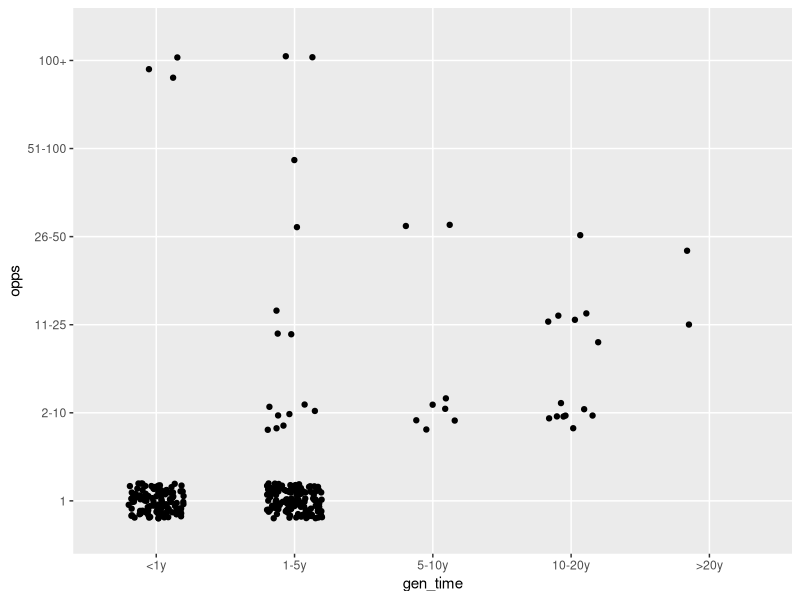
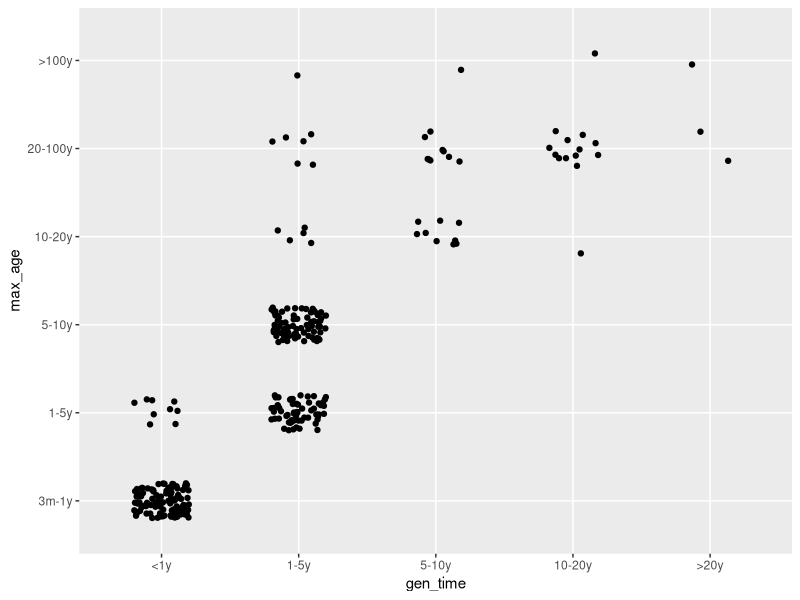
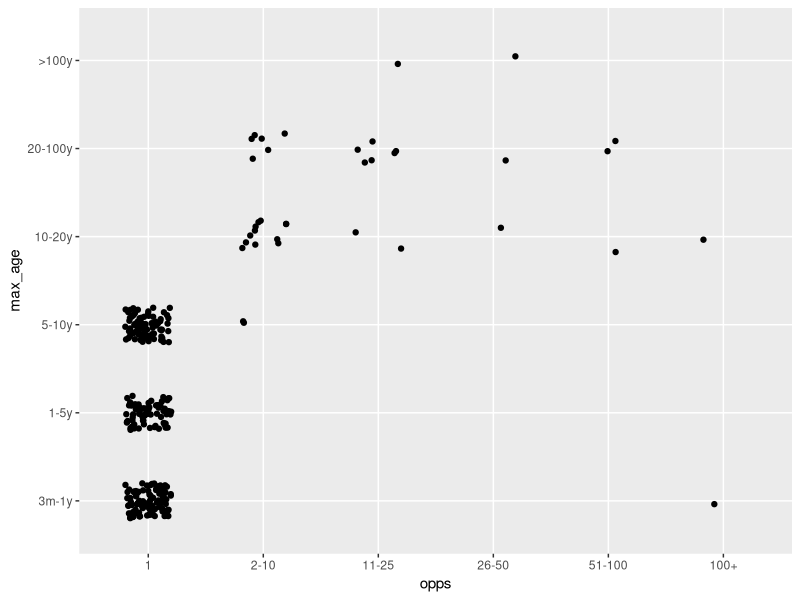
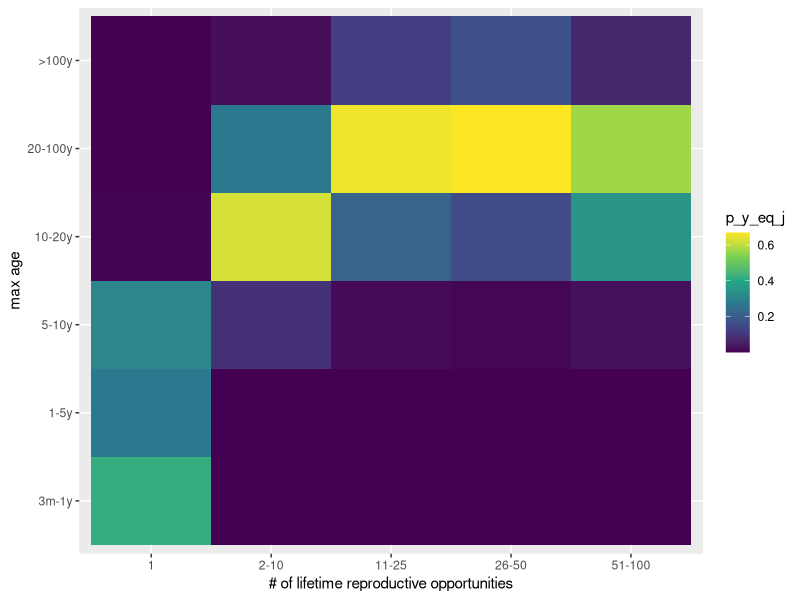

Reproduce these figures in R, in order.
## ---- chunk 1
knitr::opts_chunk$set(echo = FALSE)
library(MASS) ### don't mask select
library(tidyverse)
## ---- chunk 2
spp_reprod <- read_csv('_data/spp_traits_valid.csv') %>%
  filter(trait %in% c('age_to_1st_reproduction_generation_time', 'max_age', 'lifetime_reproductive_opportunities')) %>%
  select(-trait_val_clean) %>%
  spread(trait, trait_value) %>%
  rename(gen_time = age_to_1st_reproduction_generation_time, opps = lifetime_reproductive_opportunities) %>%
  mutate(gen_time = str_replace_all(gen_time, ' ', ''),
         gen_time = str_replace_all(gen_time, 'rs?', ''),
         max_age  = str_replace_all(max_age, ' ', ''),
         max_age  = str_replace_all(max_age, 'onths?|rs?', ''),
         opps     = str_replace_all(opps, ' ', ''))

### categorize by levels for each variable
# spp_reprod$gen_time %>% unique()
# '<1y'     NA         '1-5y'   '5-10y'  '10-20y' '>20y' 
# spp_reprod$max_age %>% unique()
# [1] "3m-1y"                NA                     "20-100y"              "1-5y"                
# [5] "5-10y"                "10-20y"               ">100y"                "<3m"                 
# [9] "5-10y;10-20y,20-100y"
# spp_reprod$opps %>% unique()
#  '1'      NA       '26-50'  '51-100' '2-10'   '11-25'  '100+' 

spp_reprod_fct <- spp_reprod %>%
  mutate(gen_time = factor(gen_time, levels = c('<1y', '1-5y', '5-10y', '10-20y', '>20y')),
         max_age  = factor(max_age, levels = c('3m-1y', '1-5y', '5-10y', '10-20y', '20-100y', '>100y')),
         opps     = factor(opps, levels = c('1',  '2-10', '11-25', '26-50', '51-100', '100+')))

summary(spp_reprod_fct)
## ---- chunk 3
### drop NAs - otherwise they show up in plot.
df1 <- spp_reprod_fct %>%
  filter(!is.na(opps) & !is.na(gen_time))

ggplot(df1, aes(x = gen_time, y = opps)) +
  geom_jitter(width = .2, height = .2)
## ---- chunk 4
lr1 <- polr(opps ~ gen_time, data = df1, Hess = TRUE)

summary(lr1)
## ---- chunk 5

df2 <- spp_reprod_fct %>%
         filter(!is.na(gen_time) & !is.na(max_age))
ggplot(df2, aes(x = gen_time, y = max_age)) +
  geom_jitter(width = .2, height = .2)
## ---- chunk 6
lr2 <- polr(max_age ~ gen_time, data = df2, Hess = TRUE)

summary(lr2)
## ---- chunk 7
df3 <- spp_reprod_fct %>%
         filter(!is.na(opps) & !is.na(max_age))
ggplot(df3, aes(x = opps, y = max_age)) +
  geom_jitter(width = .2, height = .2)
## ---- chunk 8
lr3 <- polr(max_age ~ opps, data = df3, Hess = TRUE)
summary(lr3)
## ---- chunk 9
coeff3 <- lr3$coefficients
intcp3 <- lr3$zeta
x_lvls <- df3$opps %>% levels()
y_lvls <- df3$max_age %>% levels()

prob_df <- crossing(x = x_lvls, y = y_lvls) %>%
  mutate(x = factor(x, levels = x_lvls),
         y = factor(y, levels = y_lvls)) %>%
  arrange(x, y) %>%
  group_by(x) %>%
  mutate(x1 = paste0('opps', x),
         y1 = paste0('max_age', y),
         y2 = paste0(y, '|', lead(y))) %>%
  mutate(intcp = intcp3[y2],
         coeff = coeff3[x1],
         coeff = ifelse(is.na(coeff), 0, coeff),
         logit_y_lt_j = intcp - coeff,
         p_y_lt_j = exp(logit_y_lt_j) / (1 + exp(logit_y_lt_j)),
         p_y_lt_j = ifelse(is.na(p_y_lt_j), 1, p_y_lt_j),
         p_y_eq_j = p_y_lt_j - lag(p_y_lt_j, default = 0))

ggplot(prob_df %>% filter(x != '100+'), aes(x = x, y = y)) +
  geom_tile(aes(fill = p_y_eq_j)) +
  scale_fill_viridis_c() +
  labs(x = '# of lifetime reproductive opportunities',
       y = 'max age')
## ---- chunk 10
lr4 <- polr(max_age ~ opps + gen_time, data = spp_reprod_fct, Hess = TRUE)
summary(lr4)
## ---- chunk 11
tmp_df <- spp_reprod %>% 
  group_by(sheet) %>% 
  summarize(pct_na_max_age = sum(is.na(max_age)) / n(),
            pct_na_opps = sum(is.na(opps)) / n(),
            pct_na_gen_time = sum(is.na(gen_time)) / n())

knitr::kable(tmp_df)
